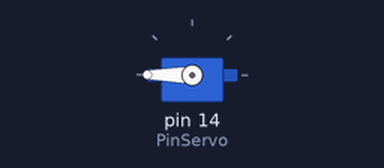
This sketch was run on a simulated Arduino Uno, built with avr-gcc and run on an emulated ATmega328P. Parts: servo.

Above: at 0.05 s.
At 4.0 s:
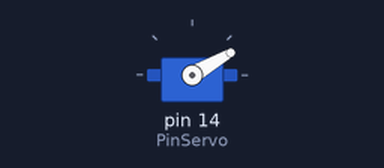
Timing chart, 0 to 5.2 s (numbered marks = the images above):
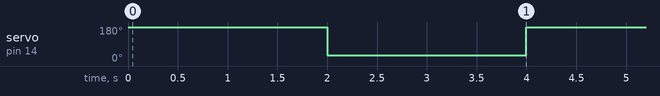

The sketch:

Servo_Motor.ino
```cpp
#include <Servo.h>

Servo servo1;

int PinServo = 14;
int PulsorMin = 500;
int PulsorMax = 2600;

void setup() {
  // put your setup code here, to run once:
  servo1.attach(PinServo, PulsorMin, PulsorMax);

}

void loop() {
  // put your main code here, to run repeatedly:
  servo1.write(190); //open
  delay(2000);
  servo1.write(30);  //close
  delay(2000);
}
```

Measured:
- by itself, servo on pin 14 (PinServo): alternates 180° for 2.0 s and 30° for 2.0 s
